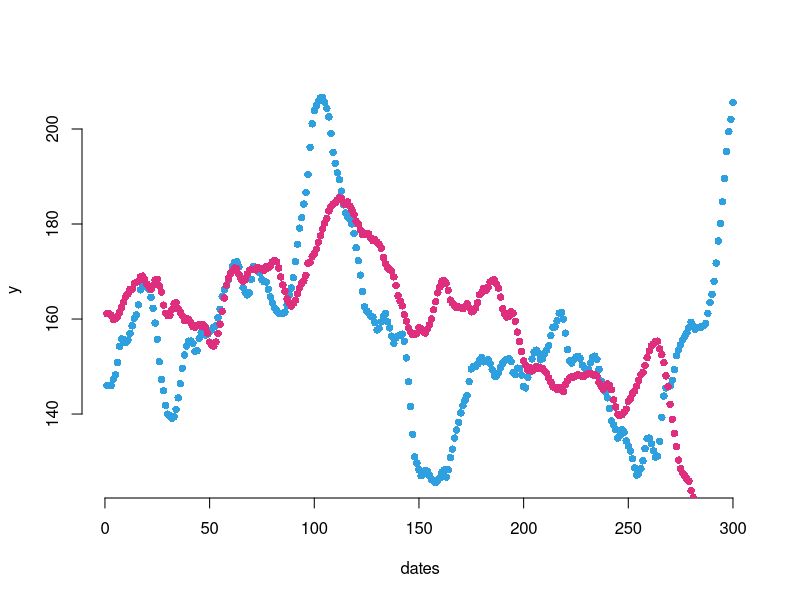
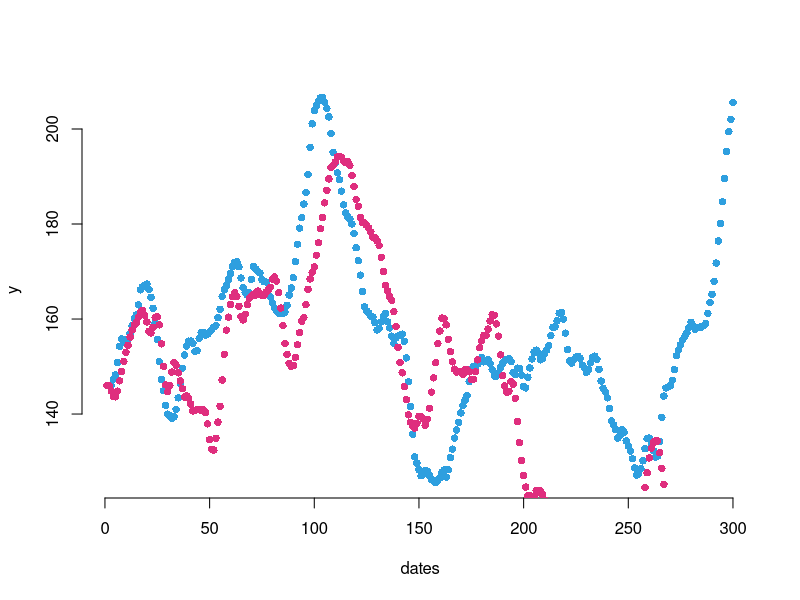
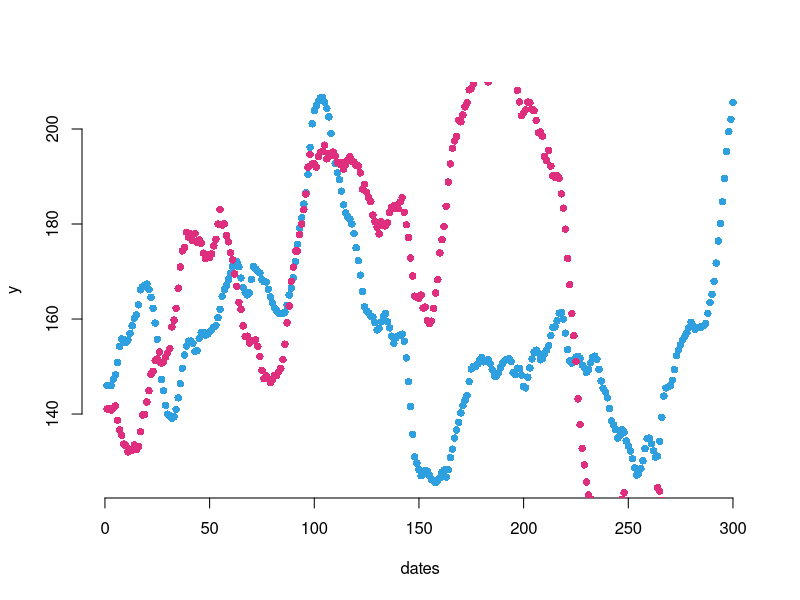
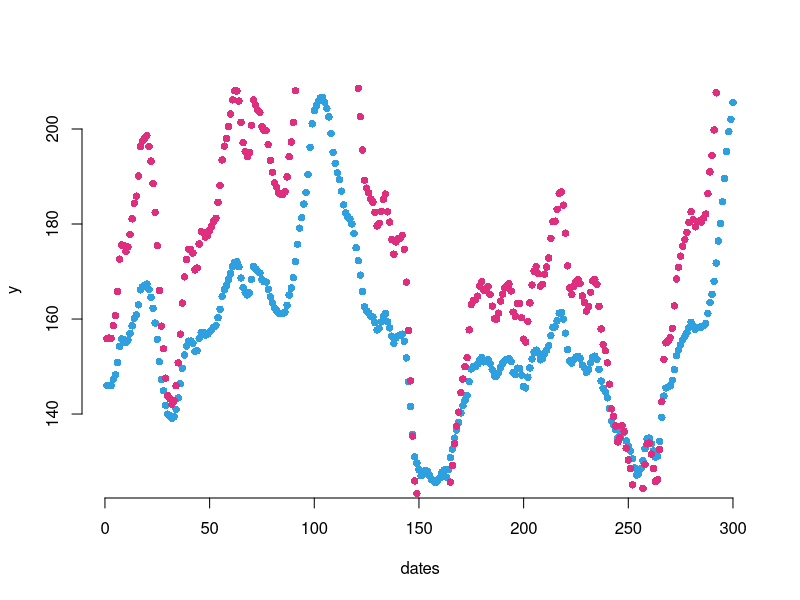
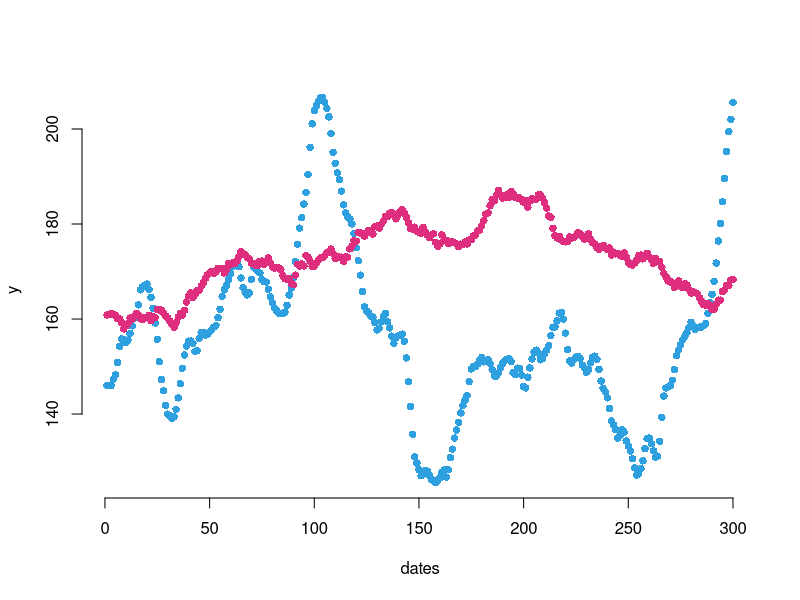
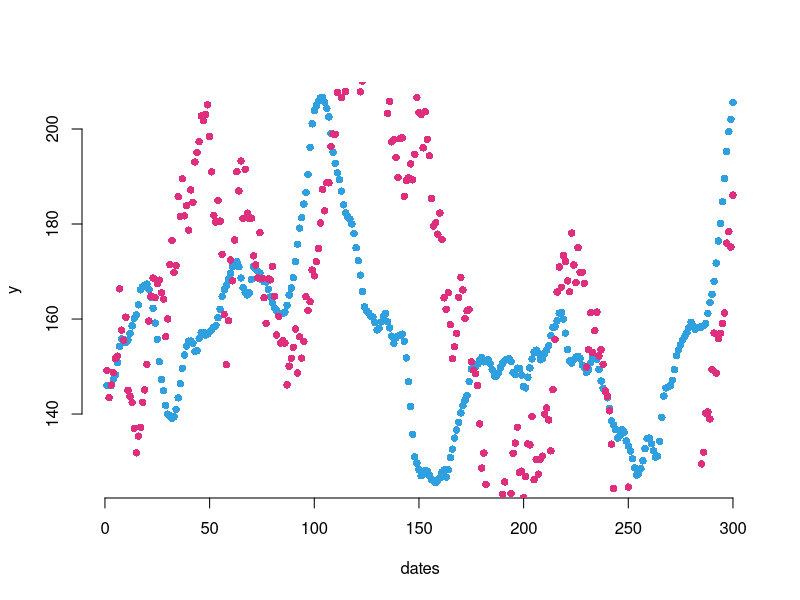
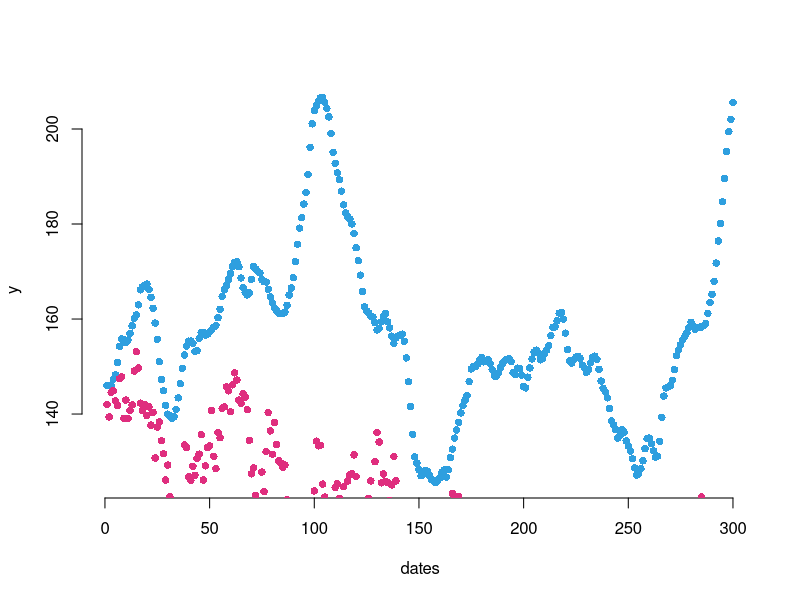
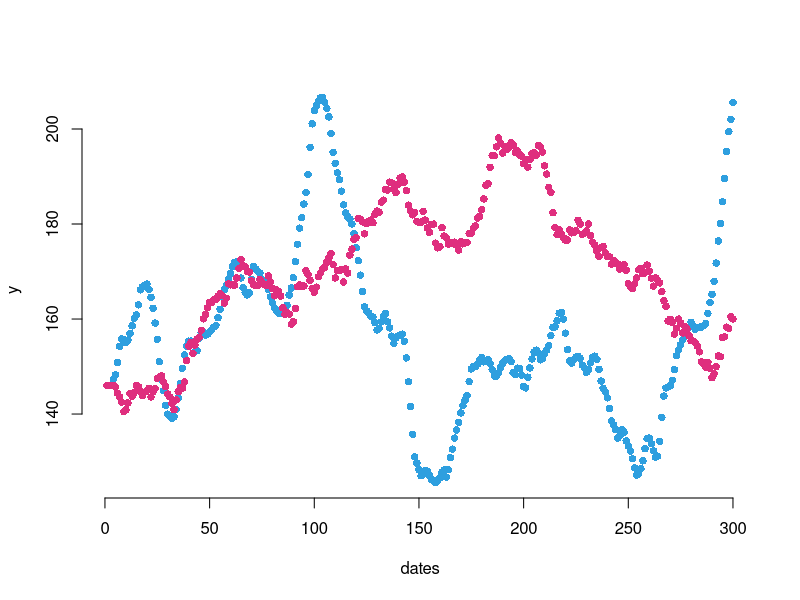

Recreate these plots in R, in order. (Note: this script raises an error after producing the figures.)
# read csv file
data <- read.csv('data.csv', header = TRUE)
xLength <- length(data$date)
xPointsForDates <- 1:xLength

for (i in 1:10) {
  for (j in (i + 1):10) {
    pdfName <- sprintf('rplot_y%d_and_y%d.pdf', i, j)
    # Open a pdf file
    pdf(pdfName)
    # Create a plot
    plot(x = xPointsForDates, y = data[[sprintf('y%d', i)]],
         pch = 16, frame = FALSE,
         xlab = 'dates', ylab = 'y', col = '#2E9FDF')
    points(x = xPointsForDates, y = data[[sprintf('y%d', j)]], col = '#Df2E7E', pch = 16)
    # Close the pdf file
    dev.off() 
    # Print that PDF is generated
    print(sprintf('PDF %s with charts for y%d and y%d is generated', pdfName, i, j))
  }
}

for (i in 1:10) {
  for (j in (i + 1):10) {
    pngName <- sprintf('rplot_y%d_and_y%d.png', i, j)
    # Open a pdf file
    png(pngName)
    # Create a plot
    plot(x = xPointsForDates, y = data[[sprintf('y%d', i)]],
         pch = 16, frame = FALSE,
         xlab = 'dates', ylab = 'y', col = '#2E9FDF')
    points(x = xPointsForDates, y = data[[sprintf('y%d', j)]], col = '#Df2E7E', pch = 16)
    # Close the pdf file
    dev.off() 
    # Print that PDF is generated
    print(sprintf('PNG %s with charts for y%d and y%d is generated', pdfName, i, j))
  }
}
